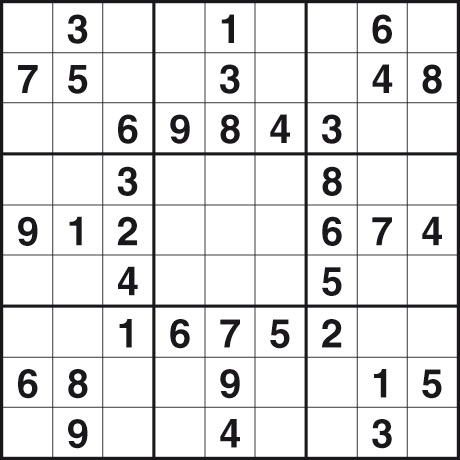
#> input picture 1111.jpg, 460 x 460 px
$ python -i x.py   (imports and definitions only)
#> lines starting #> are read from the running program, lines starting #| are printed output that depends on the picture; after the words box and inside, x2 and y2 are one past the last pixel; in counts of white or black regions, pixels touching at a corner belong together
import cv2
import numpy as np

def DeleteLines(filePath):
#> called with filePath = '1111.jpg'
    filter = False

    file_path =filePath
    img = cv2.imread(file_path)
#> img is the input picture: shape (460, 460, 3); mean B, G, R 226.5, 225.9, 226.1

    gray = cv2.cvtColor(img,cv2.COLOR_BGR2GRAY)
    edges = cv2.Canny(gray,90,150,apertureSize = 3)
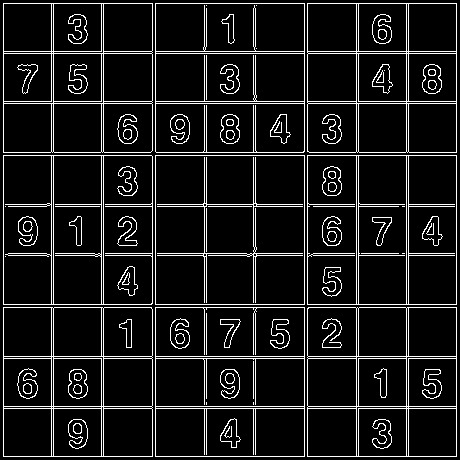
#> edges: shape (460, 460); 9.7% white in thin lines or dots
    kernel = np.ones((3,3),np.uint8)
    edges = cv2.dilate(edges,kernel,iterations = 1)
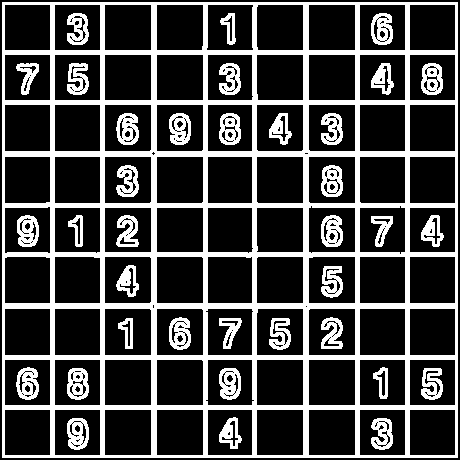
#> edges: shape (460, 460); 26.8% white; 37 white regions, largest, box (x1, y1, x2, y2) and area: (2, 2, 458, 458) 41497, (219, 368, 241, 400) 491, (16, 367, 39, 400) 490
    kernel = np.ones((5,5),np.uint8)
    edges = cv2.erode(edges,kernel,iterations = 1)
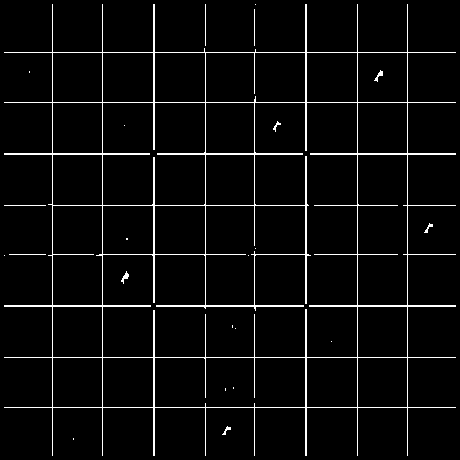
#> edges: shape (460, 460); 4.3% white in thin lines or dots
    cv2.imwrite('canny.jpg',edges)
    lines=[]
    lines = cv2.HoughLines(edges,1,np.pi/180,150)
#> lines = 16 rows, first 8: [52, 0], [102, 0], [357, 0], [407, 0], [52, 1.57], [102, 1.57], [357, 1.57], [407, 1.57]

    if lines is None:
        print('No lines were found')
        return

    if filter:
        rho_threshold = 15
        theta_threshold = 0.1

        # how many lines are similar to a given one
        similar_lines = {i : [] for i in range(len(lines))}
        for i in range(len(lines)):
            for j in range(len(lines)):
                if i == j:
                    continue

                rho_i,theta_i = lines[i][0]
                rho_j,theta_j = lines[j][0]
                if abs(rho_i - rho_j) < rho_threshold and abs(theta_i - theta_j) < theta_threshold:
                    similar_lines[i].append(j)

        # ordering the INDECES of the lines by how many are similar to them
        indices = [i for i in range(len(lines))]
        indices.sort(key=lambda x : len(similar_lines[x]))

        # line flags is the base for the filtering
        line_flags = len(lines)*[True]
        for i in range(len(lines) - 1):
            if not line_flags[indices[i]]: # if we already disregarded the ith element in the ordered list then we don't care (we will not delete anything based on it and we will never reconsider using this line again)
                continue

            for j in range(i + 1, len(lines)): # we are only considering those elements that had less similar line
                if not line_flags[indices[j]]: # and only if we have not disregarded them already
                    continue

                rho_i,theta_i = lines[indices[i]][0]
                rho_j,theta_j = lines[indices[j]][0]
                if abs(rho_i - rho_j) < rho_threshold and abs(theta_i - theta_j) < theta_threshold:
                    line_flags[indices[j]] = False # if it is similar and have not been disregarded yet then drop it now

    print('number of Hough lines:', len(lines))
#| number of Hough lines: 16

    filtered_lines = []

    if filter:
        for i in range(len(lines)): # filtering
            if line_flags[i]:
                filtered_lines.append(lines[i])

        print('Number of filtered lines:', len(filtered_lines))
    else:
        filtered_lines = lines
#> filtered_lines has the same summary as lines

    for line in filtered_lines:
        rho,theta = line[0]
        a = np.cos(theta)
        b = np.sin(theta)
        x0 = a*rho
        y0 = b*rho
        x1 = int(x0 + 1000*(-b))
        y1 = int(y0 + 1000*(a))
        x2 = int(x0 - 1000*(-b))
        y2 = int(y0 - 1000*(a))

        cv2.line(img,(x1,y1),(x2,y2),(255,255,255),2)
#> this loop made 16 passes
#> (rho, theta, a, b, x0, y0, x1, y1) on passes 1 to 12: (52, 0, 1, 0, 52, 0, 52, 1000), (102, 0, 1, 0, 102, 0, 102, 1000), (357, 0, 1, 0, 357, 0, 357, 1000), (407, 0, 1, 0, 407, 0, 407, 1000), (52, 1.57, -4.37e-08, 1, -2.27e-06, 52, -1000, 51), (102, 1.57, -4.37e-08, 1, -4.46e-06, 102, -1000, 101), (357, 1.57, -4.37e-08, 1, -1.56e-05, 357, -1000, 356), (407, 1.57, -4.37e-08, 1, -1.78e-05, 407, -1000, 406), (305, 0, 1, 0, 305, 0, 305, 1000), (305, 1.57, -4.37e-08, 1, -1.33e-05, 305, -1000, 304), (153, 0, 1, 0, 153, 0, 153, 1000), (153, 1.57, -4.37e-08, 1, -6.69e-06, 153, -1000, 152)
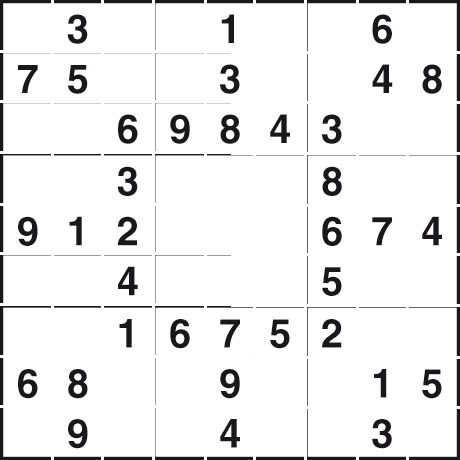
#> img: shape (460, 460, 3); 7.61% of pixels changed, all inside (x1, y1, x2, y2) = (0, 0, 460, 460)

    cv2.imwrite('hough.jpg',img)
im='hough.jpg'

# [1 line not run here, left out]

>>> result = DeleteLines('1111.jpg')

$ run again, on 3333.jpg
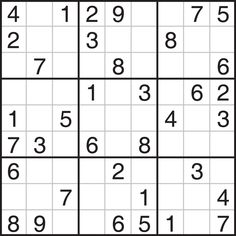
#> input picture 3333.jpg, 236 x 236 px
#> in DeleteLines, img is the input picture: shape (236, 236, 3); mean B, G, R 225.9, 225.8, 226
#> in DeleteLines, `edges = cv2.erode(edges,kernel,iterations = 1)`:
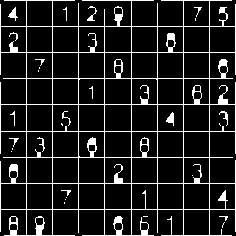
#> edges: shape (236, 236); 12.1% white in thin lines or dots
#> lines = 20 rows, first 8: [26, 0], [52, 0], [131, 0], [183, 0], [209, 0], [26, 1.57], [52, 1.57], [104, 1.57]
#| number of Hough lines: 20
#> filtered_lines has the same summary as lines
#> the loop in DeleteLines, `for line in filtered_lines:` made 20 passes
#> (rho, theta, a, b, x0, y0, x1, y1) on passes 1 to 8: (26, 0, 1, 0, 26, 0, 26, 1000), (52, 0, 1, 0, 52, 0, 52, 1000), (131, 0, 1, 0, 131, 0, 131, 1000), (183, 0, 1, 0, 183, 0, 183, 1000), (209, 0, 1, 0, 209, 0, 209, 1000), (26, 1.57, -4.37e-08, 1, -1.14e-06, 26, -1000, 25), (52, 1.57, -4.37e-08, 1, -2.27e-06, 52, -1000, 51), (104, 1.57, -4.37e-08, 1, -4.55e-06, 104, -1000, 103)
#> after the loop in DeleteLines, `for line in filtered_lines:`:
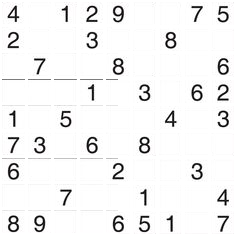
#> img: shape (236, 236, 3); 19.66% of pixels changed, all inside (x1, y1, x2, y2) = (0, 0, 236, 236)

$ run again, on c7a693c333fd9247bd66fa28ee7d2ee6.jpg
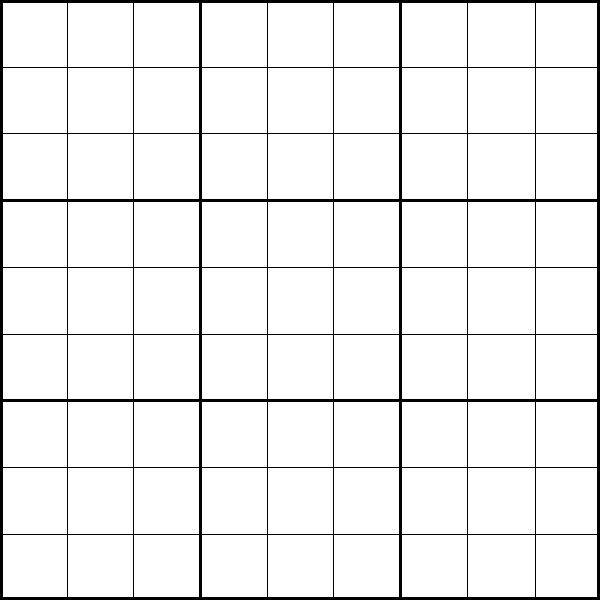
#> input picture c7a693c333fd9247bd66fa28ee7d2ee6.jpg, 600 x 600 px
#> in DeleteLines, img is the input picture: shape (600, 600, 3); min 0, max 255, mean 239.8
#> in DeleteLines, `edges = cv2.erode(edges,kernel,iterations = 1)`:
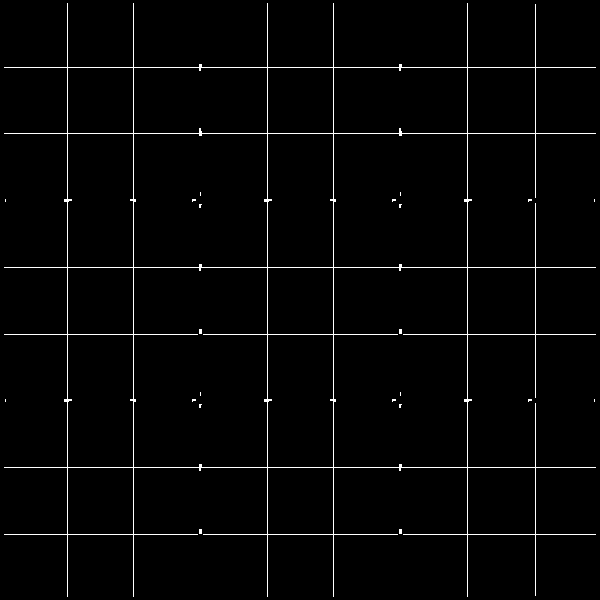
#> edges: shape (600, 600); 2.1% white in thin lines or dots
#> lines = [[67, 0], [133, 0], [267, 0], [333, 0], [467, 0], [67, 1.57], [133, 1.57], [267, 1.57], [467, 1.57], [535, 0], [334, 1.57], [534, 1.57]]
#| number of Hough lines: 12
#> filtered_lines has the same summary as lines
#> the loop in DeleteLines, `for line in filtered_lines:` made 12 passes
#> (rho, theta, a, b, x0, y0, x1, y1) on passes 1 to 8: (67, 0, 1, 0, 67, 0, 67, 1000), (133, 0, 1, 0, 133, 0, 133, 1000), (267, 0, 1, 0, 267, 0, 267, 1000), (333, 0, 1, 0, 333, 0, 333, 1000), (467, 0, 1, 0, 467, 0, 467, 1000), (67, 1.57, -4.37e-08, 1, -2.93e-06, 67, -1000, 66), (133, 1.57, -4.37e-08, 1, -5.81e-06, 133, -1000, 132), (267, 1.57, -4.37e-08, 1, -1.17e-05, 267, -1000, 266)
#> after the loop in DeleteLines, `for line in filtered_lines:`:
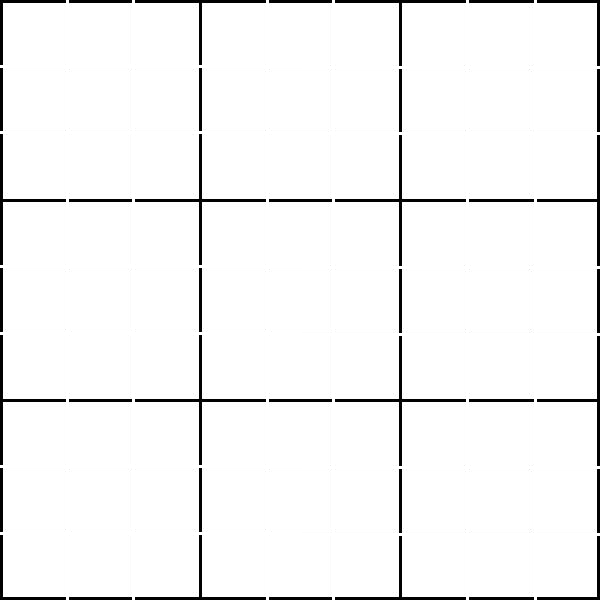
#> img: shape (600, 600, 3); 3.05% of pixels changed, all inside (x1, y1, x2, y2) = (0, 0, 600, 600)
